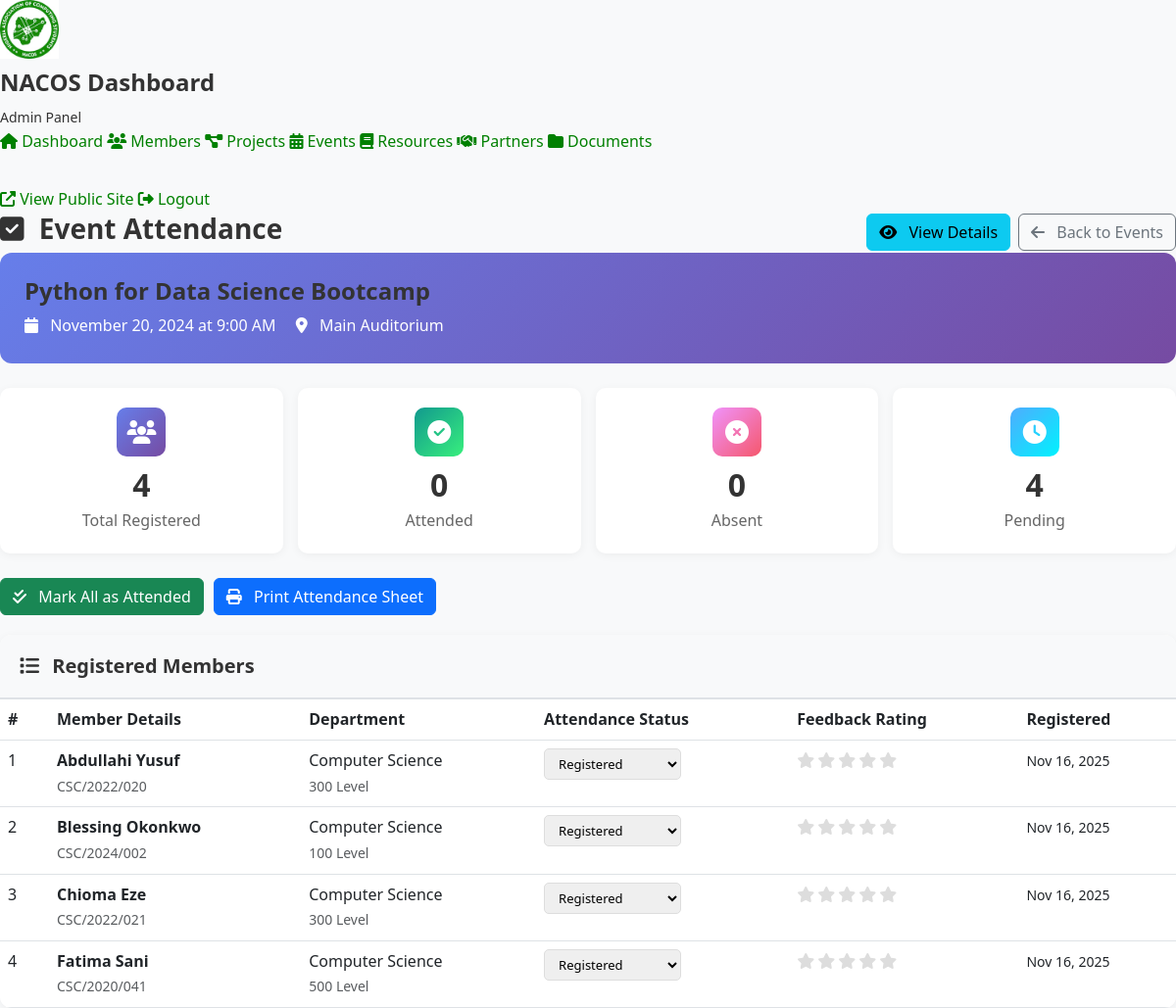
Page /admin/event_attendance.php?id=2 (signed in) on the committed database.
### tables this page shows
CREATE TABLE EVENTS (
    event_id INT AUTO_INCREMENT PRIMARY KEY,
    event_name VARCHAR(200) NOT NULL,
    event_type ENUM('workshop', 'bootcamp', 'nacos_week', 'seminar', 'competition', 'networking', 'other') NOT NULL,
    event_date DATE NOT NULL,
    event_time TIME NULL,
    end_date DATE NULL COMMENT 'For multi-day events',
    location VARCHAR(200) NULL,
    venue_type ENUM('physical', 'virtual', 'hybrid') DEFAULT 'physical',
    meeting_link VARCHAR(500) NULL COMMENT 'For virtual/hybrid events',
    summary TEXT NOT NULL,
    full_description TEXT NULL,
    speaker_name VARCHAR(100) NULL,
    speaker_title VARCHAR(150) NULL,
    speaker_bio TEXT NULL,
    event_image VARCHAR(255) NULL,
    capacity INT NULL COMMENT 'Maximum attendees',
    registration_required BOOLEAN DEFAULT TRUE,
    registration_link VARCHAR(500) NULL,
    status ENUM('upcoming', 'ongoing', 'completed', 'cancelled') DEFAULT 'upcoming',
    created_at TIMESTAMP DEFAULT CURRENT_TIMESTAMP,
    updated_at TIMESTAMP DEFAULT CURRENT_TIMESTAMP ON UPDATE CURRENT_TIMESTAMP,
    INDEX idx_event_date (event_date),
    INDEX idx_event_type (event_type),
    INDEX idx_status (status),
    FULLTEXT idx_search (event_name, summary)
);

CREATE TABLE MEMBER_EVENTS (
    member_event_id INT AUTO_INCREMENT PRIMARY KEY,
    member_id INT NOT NULL,
    event_id INT NOT NULL,
    registration_date TIMESTAMP DEFAULT CURRENT_TIMESTAMP,
    attendance_status ENUM('registered', 'attended', 'absent', 'cancelled') DEFAULT 'registered',
    feedback_rating INT NULL COMMENT '1-5 star rating',
    feedback_comment TEXT NULL,
    certificate_issued BOOLEAN DEFAULT FALSE,
    FOREIGN KEY (member_id) REFERENCES MEMBERS(member_id) ON DELETE CASCADE,
    FOREIGN KEY (event_id) REFERENCES EVENTS(event_id) ON DELETE CASCADE,
    UNIQUE KEY unique_member_event (member_id, event_id),
    INDEX idx_member_id (member_id),
    INDEX idx_event_id (event_id),
    INDEX idx_attendance (attendance_status)
);

CREATE TABLE MEMBERS (
    member_id INT AUTO_INCREMENT PRIMARY KEY,
    matric_no VARCHAR(20) NOT NULL UNIQUE,
    full_name VARCHAR(100) NOT NULL,
    email VARCHAR(100) NOT NULL UNIQUE,
    phone VARCHAR(20) NULL,
    department VARCHAR(100) NOT NULL,
    level ENUM('100', '200', '300', '400', '500') NOT NULL,
    gender ENUM('Male', 'Female', 'Other') NULL,
    registration_date DATE NOT NULL,
    membership_status ENUM('active', 'inactive', 'alumni') DEFAULT 'active',
    profile_picture VARCHAR(255) NULL,
    skills TEXT NULL COMMENT 'JSON array of skills',
    bio TEXT NULL,
    github_username VARCHAR(100) NULL,
    linkedin_url VARCHAR(255) NULL,
    created_at TIMESTAMP DEFAULT CURRENT_TIMESTAMP,
    updated_at TIMESTAMP DEFAULT CURRENT_TIMESTAMP ON UPDATE CURRENT_TIMESTAMP,
    INDEX idx_matric_no (matric_no),
    INDEX idx_department (department),
    INDEX idx_level (level),
    INDEX idx_status (membership_status),
    INDEX idx_name (full_name)
);

### config/database.php (called while the page is built, shortened)
<?php
class Database {
    private static $instance = null;
    private $connection;
    private function __construct() {
        try {
            $dsn = "mysql:host=" . DB_HOST . ";dbname=" . DB_NAME . ";charset=" . DB_CHARSET;
            $options = [
                PDO::ATTR_ERRMODE            => PDO::ERRMODE_EXCEPTION,
                PDO::ATTR_DEFAULT_FETCH_MODE => PDO::FETCH_ASSOC,
                PDO::ATTR_EMULATE_PREPARES   => false,
                PDO::ATTR_PERSISTENT         => false,
                PDO::MYSQL_ATTR_INIT_COMMAND => "SET NAMES " . DB_CHARSET
            ];
            $this->connection = new PDO($dsn, DB_USER, DB_PASS, $options);
        } catch (PDOException $e) {
            if (ENVIRONMENT === 'development') {
                die("Database Connection Error: " . $e->getMessage());
            } else {
                error_log("Database Connection Error: " . $e->getMessage());
                die("Sorry, we're experiencing technical difficulties. Please try again later.");
            }
        }
    }
    public static function getInstance() {
        if (self::$instance === null) {
            self::$instance = new self();
        }
        return self::$instance;
    }
    public function query($query, $params = []) {
        try {
            $stmt = $this->connection->prepare($query);
            $stmt->execute($params);
            return $stmt;
        } catch (PDOException $e) {
            if (ENVIRONMENT === 'development') {
                die("Query Error: " . $e->getMessage() . "<br>Query: " . $query);
            } else {
                error_log("Query Error: " . $e->getMessage() . " | Query: " . $query);
                throw new Exception("Database query failed");
            }
        }
    }
    public function fetchOne($query, $params = []) {
        $stmt = $this->query($query, $params);
        return $stmt->fetch();
    }
    public function fetchAll($query, $params = []) {
        $stmt = $this->query($query, $params);
        return $stmt->fetchAll();
    }
}
function getDB() {
    return Database::getInstance();
}

### admin/event_attendance.php (the view, shortened to what this page needs)
<?php
require_once '../config/database.php';
$db = getDB();
$event_id = isset($_GET['id']) ? intval($_GET['id']) : 0;
$event = $db->fetchOne("SELECT * FROM EVENTS WHERE event_id = ?", [$event_id]);
$members = $db->fetchAll(
    "SELECT m.member_id, m.full_name, m.matric_no, m.email, m.department, m.level,
            me.attendance_status, me.registration_date, me.feedback_rating, me.feedback_comment
     FROM MEMBER_EVENTS me
     JOIN MEMBERS m ON me.member_id = m.member_id
     WHERE me.event_id = ?
     ORDER BY m.full_name ASC",
    [$event_id]
);
$total_registered = count($members);
$attended_count = count(array_filter($members, fn($m) => $m['attendance_status'] === 'attended'));
$absent_count = count(array_filter($members, fn($m) => $m['attendance_status'] === 'absent'));
$pending_count = count(array_filter($members, fn($m) => $m['attendance_status'] === 'registered'));
?>
<!DOCTYPE html>
<html lang="en">
<head>
    <link href="https://cdn.jsdelivr.net/npm/bootstrap@5.3.0/dist/css/bootstrap.min.css" rel="stylesheet">
    <link rel="stylesheet" href="https://cdnjs.cloudflare.com/ajax/libs/font-awesome/6.4.0/css/all.min.css">
    <link rel="stylesheet" href="../assets/css/admin.css">
</head>
<body>
    <div class="sidebar">
        <div class="sidebar-header">
            <img src="../assets/images/nacos_logo.jpg" alt="NACOS Logo" style="height: 60px; margin-bottom: 10px;">
            <h4>NACOS Dashboard</h4>
            <small>Admin Panel</small>
        </div>
        <div class="sidebar-menu">
            <a href="index.php">
                <i class="fas fa-home"></i> Dashboard
            </a>
            <a href="members.php">
                <i class="fas fa-users"></i> Members
            </a>
            <a href="projects.php">
                <i class="fas fa-project-diagram"></i> Projects
            </a>
            <a href="events.php" class="active">
                <i class="fas fa-calendar-alt"></i> Events
            </a>
            <a href="resources.php">
                <i class="fas fa-book"></i> Resources
            </a>
            <a href="partners.php">
                <i class="fas fa-handshake"></i> Partners
            </a>
            <a href="documents.php">
                <i class="fas fa-folder"></i> Documents
            </a>
            <hr style="border-color: rgba(255,255,255,0.1);">
            <a href="../public/index.php" target="_blank">
                <i class="fas fa-external-link-alt"></i> View Public Site
            </a>
            <a href="logout.php">
                <i class="fas fa-sign-out-alt"></i> Logout
            </a>
        </div>
    </div>
    <div class="main-content">
        <div class="top-bar">
            <div class="d-flex justify-content-between align-items-center">
                <h3><i class="fas fa-check-square me-2"></i> Event Attendance</h3>
                <div class="d-flex gap-2">
                    <a href="view_event.php?id=<?php echo $event_id; ?>" class="btn btn-info">
                        <i class="fas fa-eye me-2"></i> View Details
                    </a>
                    <a href="events.php" class="btn btn-outline-secondary">
                        <i class="fas fa-arrow-left me-2"></i> Back to Events
                    </a>
                </div>
            </div>
        </div>
        <div class="event-banner">
            <h4 class="mb-2"><?php echo htmlspecialchars($event['event_name']); ?></h4>
            <p class="mb-0">
                <i class="fas fa-calendar me-2"></i>
                <?php echo date('F d, Y', strtotime($event['event_date'])); ?> at
                <?php echo date('g:i A', strtotime($event['event_time'])); ?>
                <?php if ($event['location']): ?>
                    <i class="fas fa-map-marker-alt ms-3 me-2"></i>
                    <?php echo htmlspecialchars($event['location']); ?>
                <?php endif; ?>
            </p>
        </div>
        <div class="stats-row">
            <div class="stat-box">
                <div class="icon" style="background: linear-gradient(135deg, #667eea, #764ba2);">
                    <i class="fas fa-users"></i>
                </div>
                <h3><?php echo $total_registered; ?></h3>
                <p>Total Registered</p>
            </div>
            <div class="stat-box">
                <div class="icon" style="background: linear-gradient(135deg, #11998e, #38ef7d);">
                    <i class="fas fa-check-circle"></i>
                </div>
                <h3 id="attendedCount"><?php echo $attended_count; ?></h3>
                <p>Attended</p>
            </div>
            <div class="stat-box">
                <div class="icon" style="background: linear-gradient(135deg, #f093fb, #f5576c);">
                    <i class="fas fa-times-circle"></i>
                </div>
                <h3 id="absentCount"><?php echo $absent_count; ?></h3>
                <p>Absent</p>
            </div>
            <div class="stat-box">
                <div class="icon" style="background: linear-gradient(135deg, #4facfe, #00f2fe);">
                    <i class="fas fa-clock"></i>
                </div>
                <h3 id="pendingCount"><?php echo $pending_count; ?></h3>
                <p>Pending</p>
            </div>
        </div>
        <div class="quick-actions">
            <button class="btn btn-success" onclick="markAllAttended()">
                <i class="fas fa-check-double me-2"></i> Mark All as Attended
            </button>
            <button class="btn btn-primary" onclick="window.print()">
                <i class="fas fa-print me-2"></i> Print Attendance Sheet
            </button>
        </div>
        <div class="attendance-table">
            <div class="table-header">
                <h5 class="mb-0"><i class="fas fa-list me-2"></i> Registered Members</h5>
            </div>
            <?php if (empty($members)): ?>
                <div class="empty-state">
                    <i class="fas fa-user-slash"></i>
                    <h4>No Members Registered</h4>
                    <p>No members have registered for this event yet.</p>
                </div>
            <?php else: ?>
                <div class="table-responsive">
                    <table class="table table-hover mb-0">
                        <thead>
                            <tr>
                                <th style="width: 50px;">#</th>
                                <th>Member Details</th>
                                <th>Department</th>
                                <th>Attendance Status</th>
                                <th>Feedback Rating</th>
                                <th>Registered</th>
                            </tr>
                        </thead>
                        <tbody>
                            <?php foreach ($members as $index => $member): ?>
                                <tr id="row-<?php echo $member['member_id']; ?>">
                                    <td><?php echo $index + 1; ?></td>
                                    <td>
                                        <strong><?php echo htmlspecialchars($member['full_name']); ?></strong><br>
                                        <small class="text-muted"><?php echo htmlspecialchars($member['matric_no']); ?></small>
                                    </td>
                                    <td>
                                        <?php echo htmlspecialchars($member['department']); ?><br>
                                        <small class="text-muted"><?php echo $member['level']; ?> Level</small>
                                    </td>
                                    <td>
                                        <select class="status-select"
                                                onchange="updateStatus(<?php echo $member['member_id']; ?>, this.value)"
                                                data-member-id="<?php echo $member['member_id']; ?>">
                                            <option value="registered" <?php echo $member['attendance_status'] === 'registered' ? 'selected' : ''; ?>>Registered</option>
                                        </select>
                                    </td>
                                    <td>
                                        <div class="rating-stars" data-member-id="<?php echo $member['member_id']; ?>" data-rating="<?php echo $member['feedback_rating'] ?? 0; ?>">
                                            <?php for ($i = 1; $i <= 5; $i++): ?>
                                                <i class="fas fa-star <?php echo $i <= ($member['feedback_rating'] ?? 0) ? 'active' : ''; ?>"
                                                   onclick="updateRating(<?php echo $member['member_id']; ?>, <?php echo $i; ?>)"></i>
                                            <?php endfor; ?>
                                        </div>
                                    </td>
                                    <td>
                                        <small><?php echo date('M d, Y', strtotime($member['registration_date'])); ?></small>
                                    </td>
                                </tr>
                            <?php endforeach; ?>
                        </tbody>
                    </table>
                </div>
            <?php endif; ?>
        </div>
    </div>
</body>
</html>

### assets/css/admin.css (style rules this page uses)
:root { --primary-color: #008000; --secondary-color: #006400; --success-color: #28a745; --warning-color: #ffc107; --danger-color: #dc3545; --info-color: #17a2b8; --dark-color: #2c3e50; --light-color: #f8f9fa; --sidebar-bg: #2c3e50; --sidebar-hover: #34495e; --text-primary: #333333; --text-secondary: #666666; --border-color: #e0e0e0; --shadow-sm: 0 2px 10px rgba(0, 0, 0, 0.05); --shadow-md: 0 5px 20px rgba(0, 0, 0, 0.1); --shadow-lg: 0 10px 40px rgba(0, 0, 0, 0.2); --transition-speed: 0.3s; }
* { margin: 0; padding: 0; box-sizing: border-box; }
body { font-family: 'Segoe UI', Tahoma, Geneva, Verdana, sans-serif; background: var(--light-color); color: var(--text-primary); line-height: 1.6; }
h1, h2, h3, h4, h5, h6 { font-weight: 600; color: var(--text-primary); }
a { color: var(--primary-color); text-decoration: none; transition: color var(--transition-speed); }

### admin/event_attendance.php (style rules this page uses)
.event-banner { background: linear-gradient(135deg, #667eea, #764ba2); color: white; padding: 25px; border-radius: 12px; margin-bottom: 25px; }
.stats-row { display: grid; grid-template-columns: repeat(auto-fit, minmax(200px, 1fr)); gap: 15px; margin-bottom: 25px; }
.stat-box { background: white; padding: 20px; border-radius: 10px; box-shadow: 0 2px 10px rgba(0, 0, 0, 0.05); text-align: center; }
.stat-box .icon { width: 50px; height: 50px; margin: 0 auto 10px; border-radius: 10px; display: flex; align-items: center; justify-content: center; font-size: 24px; color: white; }
.stat-box h3 { margin: 0; font-size: 32px; font-weight: 700; }
.stat-box p { margin: 5px 0 0; color: #666; }
.attendance-table { background: white; border-radius: 12px; box-shadow: 0 2px 10px rgba(0, 0, 0, 0.05); overflow: hidden; }
.table-header { padding: 20px; background: #f8f9fa; border-bottom: 2px solid #dee2e6; }
.status-select { width: 140px; padding: 5px 10px; border-radius: 5px; border: 1px solid #ddd; font-size: 13px; }
.rating-stars { display: inline-flex; gap: 3px; }
.rating-stars i { cursor: pointer; color: #ddd; transition: color 0.2s; }
.quick-actions { display: flex; gap: 10px; margin-bottom: 20px; }

### rows in the picture
events: event_name "Python for Data Science Bootcamp", event_date "November 20, 2024", event_time "9:00 AM", location "Main Auditorium"
member_events: member.full_name "Abdullahi Yusuf", member.matric_no "CSC/2022/020", member.department "Computer Science", member.level "300", attendance_status+member "Registered", registration_date "Nov 16, 2025"
member_events: member.full_name "Blessing Okonkwo", member.matric_no "CSC/2024/002", member.department "Computer Science", member.level "100", attendance_status+member "Registered", registration_date "Nov 16, 2025"
member_events: member.full_name "Chioma Eze", member.matric_no "CSC/2022/021", member.department "Computer Science", member.level "300", attendance_status+member "Registered", registration_date "Nov 16, 2025"
member_events: member.full_name "Fatima Sani", member.matric_no "CSC/2020/041", member.department "Computer Science", member.level "500", attendance_status+member "Registered", registration_date "Nov 16, 2025"

### other values in the picture
$total_registered "4"
$attended_count "0"
$absent_count "0"
$pending_count "4"
